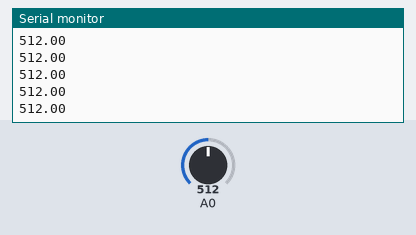
Bench run of a sketch on a simulated Arduino Uno, built with avr-gcc and run on an emulated ATmega328P. On the bench: the last lines printed to the serial monitor. The test bench sets the inputs (shaded band); at power-on: A0 = 512.

Above: at 1.2 s.
1.3 s: A0 set to 716
At 1.9 s:
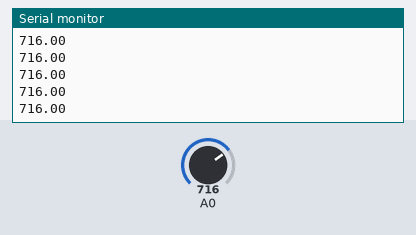
2.8 s: A0 set to 900
At 3.4 s:
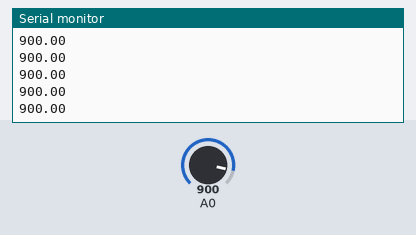
Timing chart, 0 to 5.8 s (numbered marks = the images above; inputs shaded):
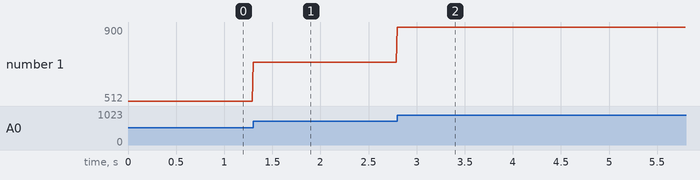

Measured:
- after the input at 1.3 s, the serial monitor: prints a new line at once (image 1)
- after the input at 2.8 s, the serial monitor: prints a new line at once (image 2)
- plotted number 1: 512 → 716 after the input at 1.3 s, 716 → 900 after the input at 2.8 s

The sketch:

analogread.ino
```cpp
int A=0;
float b;

void setup() {
  while(!Serial);
  Serial.begin(9600);
  // put your setup code here, to run once:

}

void loop() {
  b=analogRead(A0);
   Serial.println(b);
  delay(10);
  // put your main code here, to run repeatedly:

}
```
